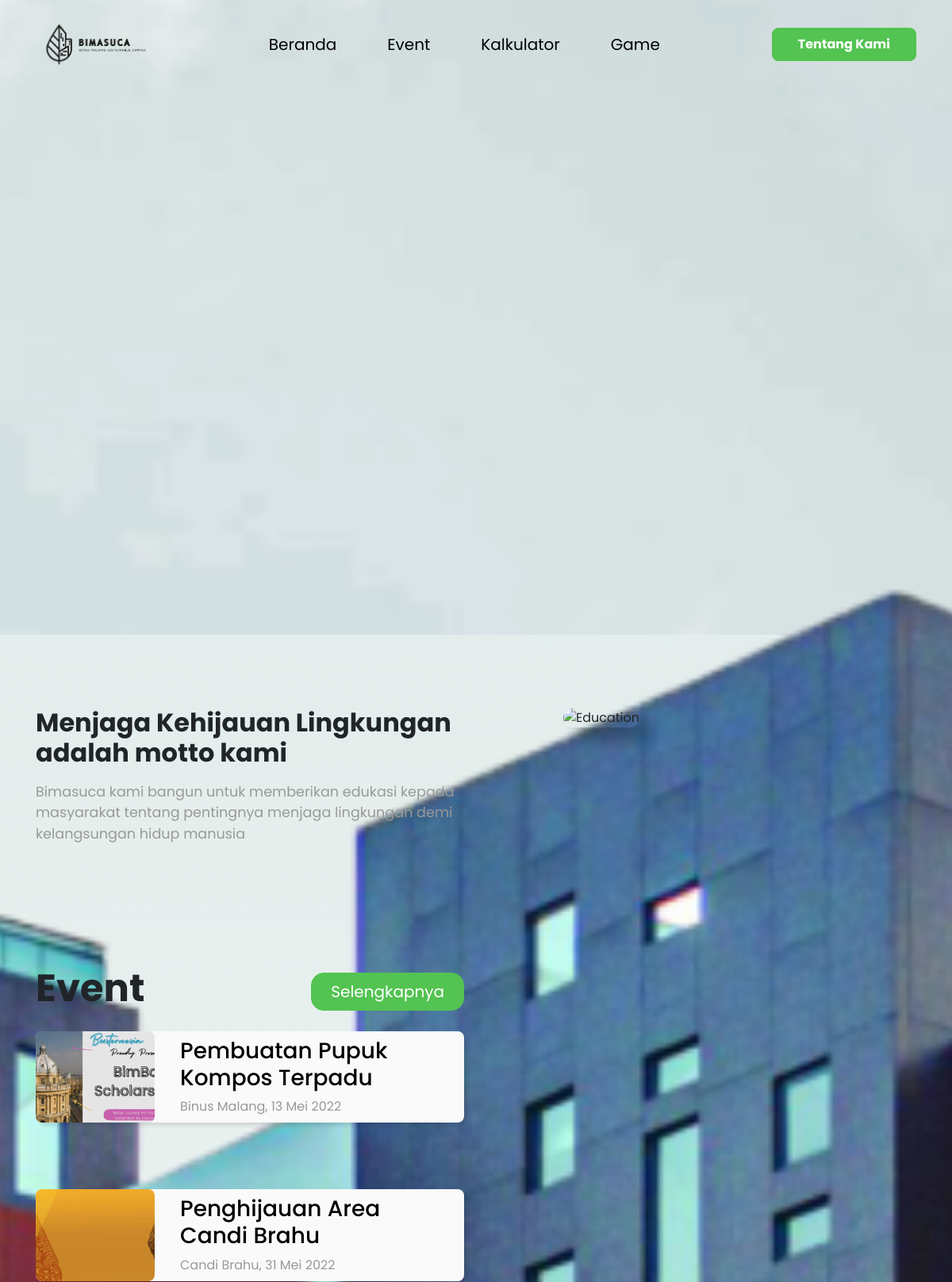
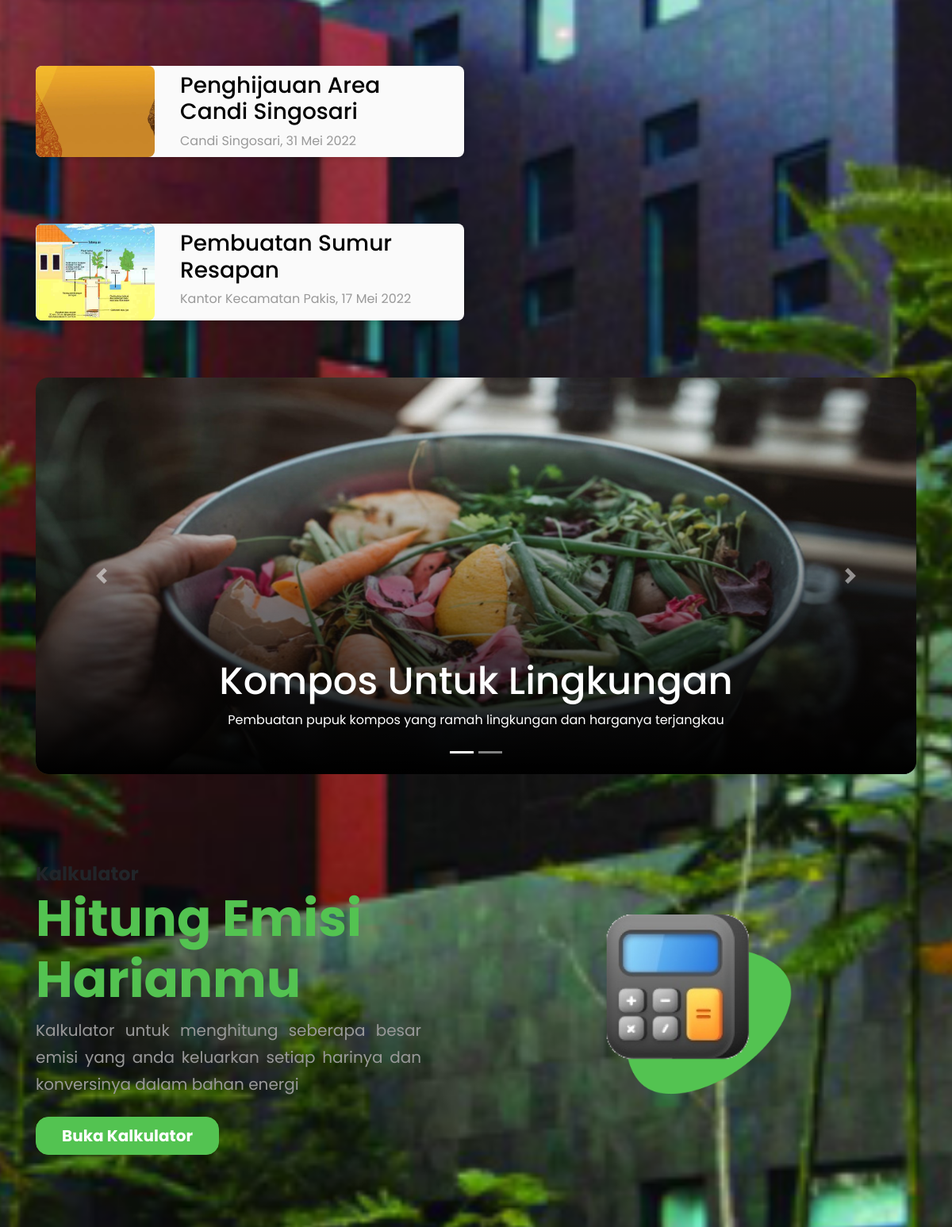
The app's page /view/index.php (upper part) with its own data (2 pictures, top to bottom).
### tables this page shows
CREATE TABLE `event` (
  `id` int(100) NOT NULL,
  `ident` varchar(300) DEFAULT NULL,
  `nama_event` varchar(300) DEFAULT NULL,
  `tempat` varchar(300) DEFAULT NULL,
  `tanggal_post` date DEFAULT NULL,
  `tanggal` date DEFAULT NULL,
  `deskripsi` varchar(300) DEFAULT NULL,
  `gambar_cover` varchar(300) DEFAULT NULL,
  `kategori` int(100) DEFAULT NULL
);

CREATE TABLE `campaign` (
  `id` int(100) NOT NULL,
  `nama_campaign` varchar(300) DEFAULT NULL,
  `tanggal_post` date DEFAULT NULL,
  `deskripsi` varchar(300) DEFAULT NULL,
  `gambar` varchar(300) DEFAULT NULL
);

### view/index.php (the view, shortened to what this page needs)
<?php
    include '../koneksi.php';
?>
<!DOCTYPE html>
<html lang="en">
<head>
    <link rel="stylesheet" href="https://cdn.jsdelivr.net/npm/bootstrap@4.6.1/dist/css/bootstrap.min.css">
    <link rel="stylesheet" href="../assets/css/styleUser.css">
</head>
<body>
    <div class="wrapper">
        <?php
            include 'layout/header.php';
        ?>
        <section class="bg-banner">
            <div class="banner">
            </div>
        </section>
        <div class="background">
            <section class="bg-intro">
                <div class="container">
                    <div class="row">
                        <div class="col-lg-6">
                            <div class="intro-text">
                                <h2>Menjaga Kehijauan Lingkungan adalah motto kami</h2>
                                <p>
                                    Bimasuca kami bangun untuk memberikan edukasi kepada masyarakat tentang pentingnya menjaga lingkungan demi kelangsungan hidup manusia
                                </p>
                            </div>
                        </div>
                        <div class="col-lg-5 offset-lg-1">
                            <img src="../assets/images/intro.jpeg" class="w-100" alt="Education">
                        </div>
                    </div>
                </div>
            </section>
            <section class="bg-event">
                <div class="container">
                    <div class="row">
                        <div class="col-lg-6">
                            <div class="event-title">
                                <h2>Event</h2>
                                <a href="#">Selengkapnya</a>
                            </div>
                            <div class="event-list">
                                <?php
                                    $event = $koneksi->prepare("SELECT * FROM event ORDER BY id DESC LIMIT 4");
                                    $event->execute();
                                    $event_res = $event->get_result();
                                ?>
                                <?php while($event_assoc = $event_res->fetch_assoc()) { ?>
                                    <div class="event-card">
                                        <img src="../assets/upload_images/event/<?= $event_assoc['gambar_cover'];?>" alt="<?= $event_assoc['gambar_cover'];?>">
                                        <a href="detailEvent.php?id=<?= $event_assoc['id'];?>">
                                            <div class="event-card-text">
                                                <h3><?php
                                                    echo $event_assoc['nama_event'];
                                                ?></h3>
                                                <?php
                                                    $date = $event_assoc['tanggal'];
                                                    $month = array('Januari', 'Februari', 'Maret', 'April', 'Mei', 'Juni', 'Juli', 'Agustus', 'September', 'Oktober', 'November', 'Desember');
                                                    $tanggal_hari = (int)date('d', strtotime($date));
                                                    $bulan_hari = $month[((int)date('m', strtotime($date))) - 1];
                                                    $tahun_hari = (int)date('Y', strtotime($date));
                                                ?>
                                                <span><?= $event_assoc['tempat'];?>, <?=$tanggal_hari.' '.$bulan_hari.' '.$tahun_hari ?></span>
                                            </div>
                                        </a>
                                    </div>
                                <?php } ?>
                            </div>
                        </div>
                        <div class="col-lg-5 offset-lg-1">
                            <div class="flex-center">
                                <iframe style="border: none;height: 100vh" src="https://bimasuca.rf.gd/assets/plugin/instagram-feed/feed.php" width="100%"></iframe>
                            </div>
                        </div>
                    </div>
                </div>
            </section>
            <section class="bg-campaign">
                <div class="container">
                    <div class="row">
                        <div class="col-md-12">
                            <div id="carouselExampleCaptions" class="carousel slide" data-ride="carousel">
                                <?php
                                    $campaign = $koneksi->prepare("SELECT * FROM campaign ORDER BY tanggal_post ASC LIMIT 3");
                                    $campaign->execute();
                                    $campaign_res = $campaign->get_result();
                                ?>
                                <ol class="carousel-indicators">
                                    <?php for($a = 0; $a<$campaign_res->num_rows; $a++) {?>
                                        <?php if($a == 0) { ?>
                                            <li data-target="#carouselExampleCaptions" data-slide-to="<?= $a ?>" class="active"></li>
                                        <?php } else { ?>
                                            <li data-target="#carouselExampleCaptions" data-slide-to="<?= $a ?>"></li>
                                        <?php } ?>
                                    <?php } ?>
                                </ol>
                                <div class="carousel-inner">
                                    <?php $cnt = 1; ?>
                                    <?php while($campaign_assoc = $campaign_res->fetch_assoc()) { ?>
                                        <?php if($cnt == 1) { ?>
                                            <div class="carousel-item active">
                                                <img src="../assets/upload_images/campaign/<?= $campaign_assoc['gambar'];?>" class="d-block w-100" alt="<?= $campaign_assoc['gambar'];?>">
                                                <div class="backdrop"></div>
                                                <div class="carousel-caption d-none d-md-block">
                                                    <h5><?= $campaign_assoc['nama_campaign'];?></h5>
                                                    <p><?= $campaign_assoc['deskripsi'];?></p>
                                                </div>
                                            </div>
                                        <?php $cnt += 1; } ?>
                                    <?php } ?>
                                </div>
                                <button class="carousel-control-prev" type="button" data-target="#carouselExampleCaptions" data-slide="prev">
                                    <span class="carousel-control-prev-icon" aria-hidden="true"></span>
                                </button>
                                <button class="carousel-control-next" type="button" data-target="#carouselExampleCaptions" data-slide="next">
                                    <span class="carousel-control-next-icon" aria-hidden="true"></span>
                                </button>
                            </div>
                        </div>
                    </div>
                </div>
            </section>
            <section class="bg-feature">
                <div class="feature">
                    <div class="container">
                        <div class="row first">
                            <div class="col-xl-6 col-md-8">
                                <div class="feature-text">
                                    <span>Kalkulator</span>
                                    <h2>Hitung Emisi Harianmu</h2>
                                    <p style="text-align: justify;">
                                        Kalkulator untuk menghitung seberapa besar emisi yang anda keluarkan setiap harinya dan konversinya dalam bahan energi
                                    </p>
                                    <a href="kalkulator.php"><button>Buka Kalkulator</button></a>
                                </div>
                            </div>
                            <div class="col-xl-4 offset-xl-1 col-md-4">
                                <div class="flex-center">
                                    <img src="../assets/images/kalkulator.png" alt="Kalkulator" class="w-100">
                                </div>
                            </div>
                        </div>
                        <div class="row">
                        </div>
                    </div>
                </div>
            </section>
        </div>
    </div>
</body>
</html>

### records on screen
event: gambar_cover (picture), nama_event "Pembuatan Pupuk Kompos Terpadu", tempat "Binus Malang", tanggal "13", tanggal "Mei", tanggal "2022"
event: gambar_cover (picture), nama_event "Penghijauan Area Candi Brahu", tempat "Candi Brahu", tanggal "31", tanggal "Mei", tanggal "2022"
event: gambar_cover (picture), nama_event "Penghijauan Area Candi Singosari", tempat "Candi Singosari", tanggal "31", tanggal "Mei", tanggal "2022"
event: gambar_cover (picture), nama_event "Pembuatan Sumur Resapan", tempat "Kantor Kecamatan Pakis", tanggal "17", tanggal "Mei", tanggal "2022"
campaign: gambar (picture), nama_campaign "Kompos Untuk Lingkungan", deskripsi "Pembuatan pupuk kompos yang ramah lingkungan dan harganya terjangkau"
